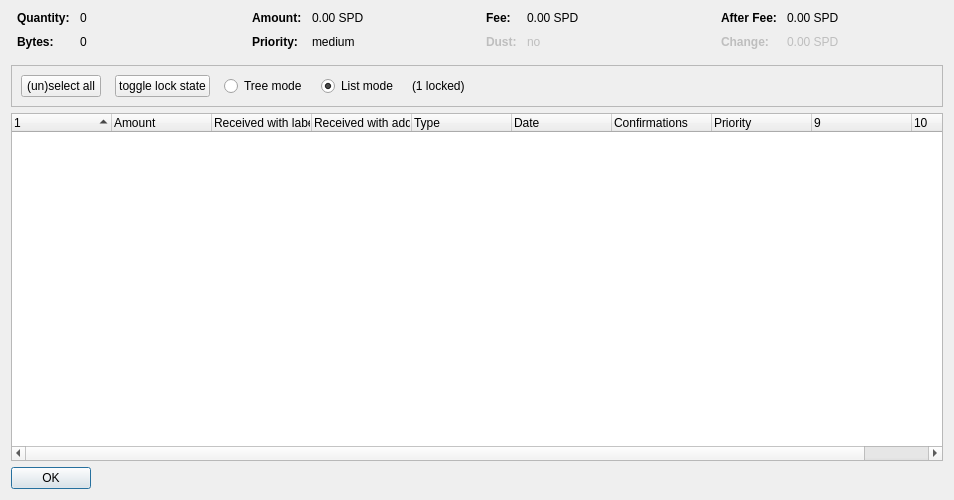
<?xml version="1.0" encoding="UTF-8"?>
<ui version="4.0">
 <class>CoinControlDialog</class>
 <widget class="QDialog" name="CoinControlDialog">
  <property name="geometry">
   <rect>
    <x>0</x>
    <y>0</y>
    <width>954</width>
    <height>500</height>
   </rect>
  </property>
  <property name="windowTitle">
   <string>Coin Selection</string>
  </property>
  <layout class="QVBoxLayout" name="verticalLayout">
   <item>
    <layout class="QHBoxLayout" name="horizontalLayoutTop" stretch="0,0,0,0">
     <property name="topMargin">
      <number>0</number>
     </property>
     <property name="bottomMargin">
      <number>10</number>
     </property>
     <item>
      <layout class="QFormLayout" name="formLayoutCoinControl1">
       <property name="horizontalSpacing">
        <number>10</number>
       </property>
       <property name="verticalSpacing">
        <number>10</number>
       </property>
       <property name="leftMargin">
        <number>6</number>
       </property>
       <property name="rightMargin">
        <number>6</number>
       </property>
       <item row="0" column="0">
        <widget class="QLabel" name="labelCoinControlQuantityText">
         <property name="font">
          <font>
           <weight>75</weight>
           <bold>true</bold>
          </font>
         </property>
         <property name="text">
          <string>Quantity:</string>
         </property>
        </widget>
       </item>
       <item row="0" column="1">
        <widget class="QLabel" name="labelCoinControlQuantity">
         <property name="cursor">
          <cursorShape>IBeamCursor</cursorShape>
         </property>
         <property name="contextMenuPolicy">
          <enum>Qt::ActionsContextMenu</enum>
         </property>
         <property name="text">
          <string notr="true">0</string>
         </property>
         <property name="textInteractionFlags">
          <set>Qt::LinksAccessibleByMouse|Qt::TextSelectableByKeyboard|Qt::TextSelectableByMouse</set>
         </property>
        </widget>
       </item>
       <item row="1" column="0">
        <widget class="QLabel" name="labelCoinControlBytesText">
         <property name="font">
          <font>
           <weight>75</weight>
           <bold>true</bold>
          </font>
         </property>
         <property name="text">
          <string>Bytes:</string>
         </property>
        </widget>
       </item>
       <item row="1" column="1">
        <widget class="QLabel" name="labelCoinControlBytes">
         <property name="cursor">
          <cursorShape>IBeamCursor</cursorShape>
         </property>
         <property name="contextMenuPolicy">
          <enum>Qt::ActionsContextMenu</enum>
         </property>
         <property name="text">
          <string notr="true">0</string>
         </property>
         <property name="textInteractionFlags">
          <set>Qt::LinksAccessibleByMouse|Qt::TextSelectableByKeyboard|Qt::TextSelectableByMouse</set>
         </property>
        </widget>
       </item>
      </layout>
     </item>
     <item>
      <layout class="QFormLayout" name="formLayoutCoinControl2">
       <property name="horizontalSpacing">
        <number>10</number>
       </property>
       <property name="verticalSpacing">
        <number>10</number>
       </property>
       <property name="leftMargin">
        <number>6</number>
       </property>
       <property name="rightMargin">
        <number>6</number>
       </property>
       <item row="0" column="0">
        <widget class="QLabel" name="labelCoinControlAmountText">
         <property name="font">
          <font>
           <weight>75</weight>
           <bold>true</bold>
          </font>
         </property>
         <property name="text">
          <string>Amount:</string>
         </property>
        </widget>
       </item>
       <item row="0" column="1">
        <widget class="QLabel" name="labelCoinControlAmount">
         <property name="cursor">
          <cursorShape>IBeamCursor</cursorShape>
         </property>
         <property name="contextMenuPolicy">
          <enum>Qt::ActionsContextMenu</enum>
         </property>
         <property name="text">
          <string notr="true">0.00 SPD</string>
         </property>
         <property name="textInteractionFlags">
          <set>Qt::LinksAccessibleByMouse|Qt::TextSelectableByKeyboard|Qt::TextSelectableByMouse</set>
         </property>
        </widget>
       </item>
       <item row="1" column="0">
        <widget class="QLabel" name="labelCoinControlPriorityText">
         <property name="font">
          <font>
           <weight>75</weight>
           <bold>true</bold>
          </font>
         </property>
         <property name="text">
          <string>Priority:</string>
         </property>
        </widget>
       </item>
       <item row="1" column="1">
        <widget class="QLabel" name="labelCoinControlPriority">
         <property name="cursor">
          <cursorShape>IBeamCursor</cursorShape>
         </property>
         <property name="contextMenuPolicy">
          <enum>Qt::ActionsContextMenu</enum>
         </property>
         <property name="text">
          <string>medium</string>
         </property>
         <property name="textInteractionFlags">
          <set>Qt::LinksAccessibleByMouse|Qt::TextSelectableByKeyboard|Qt::TextSelectableByMouse</set>
         </property>
        </widget>
       </item>
      </layout>
     </item>
     <item>
      <layout class="QFormLayout" name="formLayoutCoinControl3">
       <property name="horizontalSpacing">
        <number>10</number>
       </property>
       <property name="verticalSpacing">
        <number>10</number>
       </property>
       <property name="leftMargin">
        <number>6</number>
       </property>
       <property name="rightMargin">
        <number>6</number>
       </property>
       <item row="0" column="0">
        <widget class="QLabel" name="labelCoinControlFeeText">
         <property name="font">
          <font>
           <weight>75</weight>
           <bold>true</bold>
          </font>
         </property>
         <property name="text">
          <string>Fee:</string>
         </property>
        </widget>
       </item>
       <item row="0" column="1">
        <widget class="QLabel" name="labelCoinControlFee">
         <property name="cursor">
          <cursorShape>IBeamCursor</cursorShape>
         </property>
         <property name="contextMenuPolicy">
          <enum>Qt::ActionsContextMenu</enum>
         </property>
         <property name="text">
          <string notr="true">0.00 SPD</string>
         </property>
         <property name="textInteractionFlags">
          <set>Qt::LinksAccessibleByMouse|Qt::TextSelectableByKeyboard|Qt::TextSelectableByMouse</set>
         </property>
        </widget>
       </item>
       <item row="1" column="0">
        <widget class="QLabel" name="labelCoinControlLowOutputText">
         <property name="enabled">
          <bool>false</bool>
         </property>
         <property name="font">
          <font>
           <weight>75</weight>
           <bold>true</bold>
          </font>
         </property>
         <property name="text">
          <string>Dust:</string>
         </property>
        </widget>
       </item>
       <item row="1" column="1">
        <widget class="QLabel" name="labelCoinControlLowOutput">
         <property name="enabled">
          <bool>false</bool>
         </property>
         <property name="cursor">
          <cursorShape>IBeamCursor</cursorShape>
         </property>
         <property name="contextMenuPolicy">
          <enum>Qt::ActionsContextMenu</enum>
         </property>
         <property name="text">
          <string>no</string>
         </property>
         <property name="textInteractionFlags">
          <set>Qt::LinksAccessibleByMouse|Qt::TextSelectableByKeyboard|Qt::TextSelectableByMouse</set>
         </property>
        </widget>
       </item>
      </layout>
     </item>
     <item>
      <layout class="QFormLayout" name="formLayoutCoinControl4">
       <property name="horizontalSpacing">
        <number>10</number>
       </property>
       <property name="verticalSpacing">
        <number>10</number>
       </property>
       <property name="leftMargin">
        <number>6</number>
       </property>
       <property name="rightMargin">
        <number>6</number>
       </property>
       <item row="0" column="0">
        <widget class="QLabel" name="labelCoinControlAfterFeeText">
         <property name="font">
          <font>
           <weight>75</weight>
           <bold>true</bold>
          </font>
         </property>
         <property name="text">
          <string>After Fee:</string>
         </property>
        </widget>
       </item>
       <item row="0" column="1">
        <widget class="QLabel" name="labelCoinControlAfterFee">
         <property name="cursor">
          <cursorShape>IBeamCursor</cursorShape>
         </property>
         <property name="contextMenuPolicy">
          <enum>Qt::ActionsContextMenu</enum>
         </property>
         <property name="text">
          <string notr="true">0.00 SPD</string>
         </property>
         <property name="textInteractionFlags">
          <set>Qt::LinksAccessibleByMouse|Qt::TextSelectableByKeyboard|Qt::TextSelectableByMouse</set>
         </property>
        </widget>
       </item>
       <item row="1" column="0">
        <widget class="QLabel" name="labelCoinControlChangeText">
         <property name="enabled">
          <bool>false</bool>
         </property>
         <property name="font">
          <font>
           <weight>75</weight>
           <bold>true</bold>
          </font>
         </property>
         <property name="text">
          <string>Change:</string>
         </property>
        </widget>
       </item>
       <item row="1" column="1">
        <widget class="QLabel" name="labelCoinControlChange">
         <property name="enabled">
          <bool>false</bool>
         </property>
         <property name="cursor">
          <cursorShape>IBeamCursor</cursorShape>
         </property>
         <property name="contextMenuPolicy">
          <enum>Qt::ActionsContextMenu</enum>
         </property>
         <property name="text">
          <string notr="true">0.00 SPD</string>
         </property>
         <property name="textInteractionFlags">
          <set>Qt::LinksAccessibleByMouse|Qt::TextSelectableByKeyboard|Qt::TextSelectableByMouse</set>
         </property>
        </widget>
       </item>
      </layout>
     </item>
    </layout>
   </item>
   <item>
    <widget class="QFrame" name="frame">
     <property name="minimumSize">
      <size>
       <width>0</width>
       <height>40</height>
      </size>
     </property>
     <property name="frameShape">
      <enum>QFrame::StyledPanel</enum>
     </property>
     <property name="frameShadow">
      <enum>QFrame::Sunken</enum>
     </property>
     <layout class="QHBoxLayout" name="horizontalLayout">
      <item>
       <layout class="QHBoxLayout" name="horizontalLayoutPanel" stretch="0,0,0,0,0,0">
        <property name="spacing">
         <number>14</number>
        </property>
        <item>
         <widget class="QPushButton" name="pushButtonSelectAll">
          <property name="sizePolicy">
           <sizepolicy hsizetype="Maximum" vsizetype="Fixed">
            <horstretch>0</horstretch>
            <verstretch>0</verstretch>
           </sizepolicy>
          </property>
          <property name="text">
           <string>(un)select all</string>
          </property>
          <property name="autoDefault">
           <bool>false</bool>
          </property>
         </widget>
        </item>
        <item>
         <widget class="QPushButton" name="pushButtonToggleLock">
          <property name="sizePolicy">
           <sizepolicy hsizetype="Maximum" vsizetype="Fixed">
            <horstretch>0</horstretch>
            <verstretch>0</verstretch>
           </sizepolicy>
          </property>
          <property name="text">
           <string>toggle lock state</string>
          </property>
          <property name="autoDefault">
           <bool>false</bool>
          </property>
         </widget>
        </item>
        <item>
         <widget class="QRadioButton" name="radioTreeMode">
          <property name="sizePolicy">
           <sizepolicy hsizetype="Maximum" vsizetype="Fixed">
            <horstretch>0</horstretch>
            <verstretch>0</verstretch>
           </sizepolicy>
          </property>
          <property name="text">
           <string>Tree mode</string>
          </property>
         </widget>
        </item>
        <item>
         <widget class="QRadioButton" name="radioListMode">
          <property name="sizePolicy">
           <sizepolicy hsizetype="Maximum" vsizetype="Fixed">
            <horstretch>0</horstretch>
            <verstretch>0</verstretch>
           </sizepolicy>
          </property>
          <property name="text">
           <string>List mode</string>
          </property>
          <property name="checked">
           <bool>true</bool>
          </property>
         </widget>
        </item>
        <item>
         <widget class="QLabel" name="labelLocked">
          <property name="text">
           <string>(1 locked)</string>
          </property>
         </widget>
        </item>
        <item>
         <spacer name="horizontalSpacer">
          <property name="orientation">
           <enum>Qt::Horizontal</enum>
          </property>
          <property name="sizeHint" stdset="0">
           <size>
            <width>40</width>
            <height>20</height>
           </size>
          </property>
         </spacer>
        </item>
       </layout>
      </item>
     </layout>
    </widget>
   </item>
   <item>
    <widget class="CoinControlTreeWidget" name="treeWidget">
     <property name="contextMenuPolicy">
      <enum>Qt::CustomContextMenu</enum>
     </property>
     <property name="sortingEnabled">
      <bool>false</bool>
     </property>
     <property name="columnCount">
      <number>10</number>
     </property>
     <attribute name="headerShowSortIndicator" stdset="0">
      <bool>true</bool>
     </attribute>
     <attribute name="headerStretchLastSection">
      <bool>false</bool>
     </attribute>
     <column>
      <property name="text">
       <string/>
      </property>
     </column>
     <column>
      <property name="text">
       <string>Amount</string>
      </property>
     </column>
     <column>
      <property name="text">
       <string>Received with label</string>
      </property>
     </column>
     <column>
      <property name="text">
       <string>Received with address</string>
      </property>
     </column>
     <column>
      <property name="text">
       <string>Type</string>
      </property>
     </column>
     <column>
      <property name="text">
       <string>Date</string>
      </property>
     </column>
     <column>
      <property name="text">
       <string>Confirmations</string>
      </property>
      <property name="toolTip">
       <string>Confirmed</string>
      </property>
     </column>
     <column>
      <property name="text">
       <string>Priority</string>
      </property>
     </column>
     <column>
      <property name="text">
       <string/>
      </property>
     </column>
     <column>
      <property name="text">
       <string/>
      </property>
     </column>
    </widget>
   </item>
   <item>
    <widget class="QDialogButtonBox" name="buttonBox">
     <property name="sizePolicy">
      <sizepolicy hsizetype="Maximum" vsizetype="Fixed">
       <horstretch>0</horstretch>
       <verstretch>0</verstretch>
      </sizepolicy>
     </property>
     <property name="orientation">
      <enum>Qt::Horizontal</enum>
     </property>
     <property name="standardButtons">
      <set>QDialogButtonBox::Ok</set>
     </property>
    </widget>
   </item>
  </layout>
 </widget>
 <customwidgets>
  <customwidget>
   <class>CoinControlTreeWidget</class>
   <extends>QTreeWidget</extends>
   <header>coincontroltreewidget.h</header>
  </customwidget>
 </customwidgets>
 <resources/>
 <connections/>
</ui>
